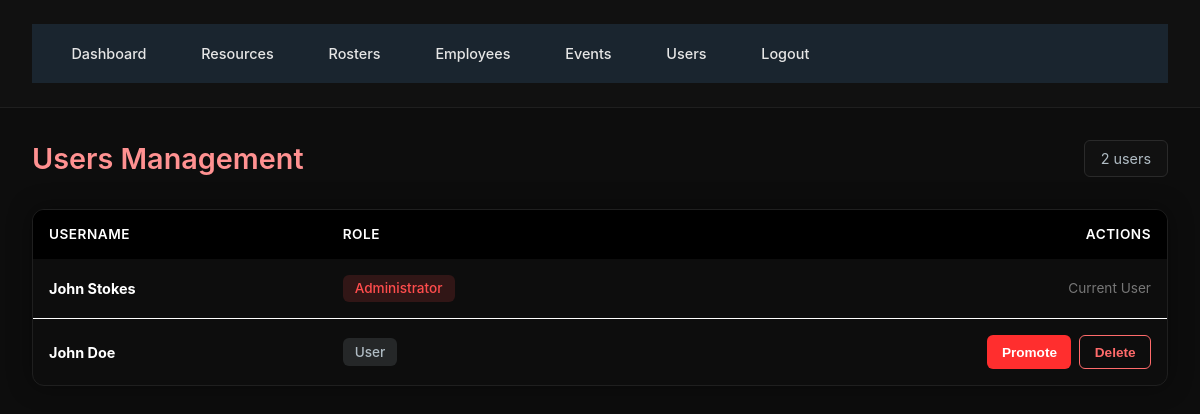
The app's page /users (signed in), older data.
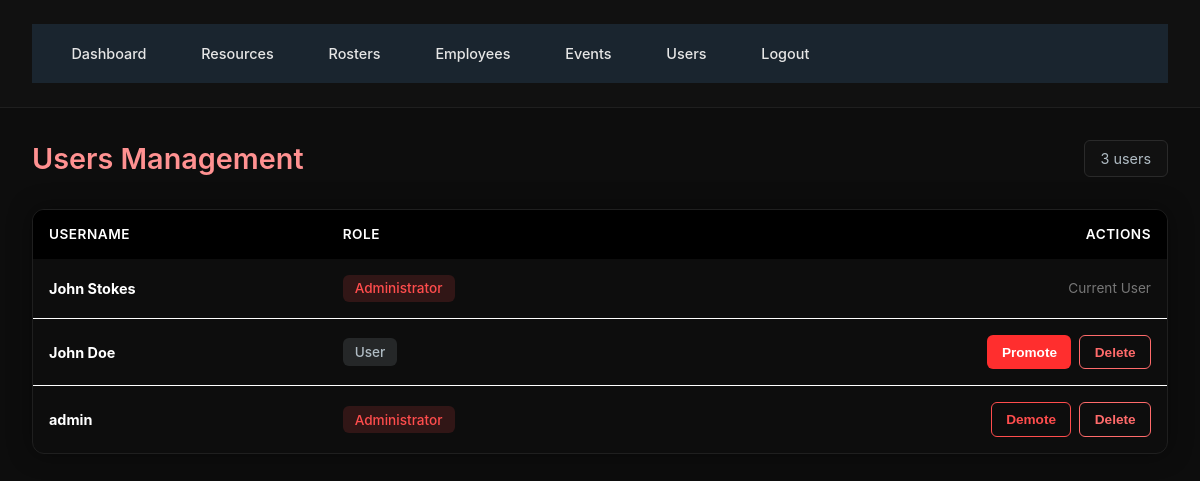
The same page, newer data.
### Database.py (models this page shows, shortened)
class User(UserMixin, db.Model):
    id = db.Column(db.Integer, primary_key=True)
    username = db.Column(db.String(120), unique=True, nullable=False)
    password_hash = db.Column(db.String(255), nullable=False)
    is_admin = db.Column(db.Boolean, default=False)
    employee_id = db.Column(db.Integer, db.ForeignKey('employee.id'))
    employee = db.relationship('Employee', backref='user', uselist=False)

### app.py (the view)
    @app.route('/users')
    @login_required
    @admin_required
    def users():
        return render_template('users.html', users=User.query.all())

### app.py (called while the page is built)
def admin_required(f):
    @wraps(f)
    def wrapper(*args, **kwargs):
        if not current_user.is_admin:
            abort(403)
        return f(*args, **kwargs)
    return wrapper

### Templates/users.html (shortened to what this page needs)
{% extends "base.html" %}
{% block content %}
<div class="page-header">
  <h2 class="page-title">Users Management</h2>
  <span class="users-count">{{ users|length }} users</span>
</div>
{% if users %}
<div class="table-wrapper">
  <table>
    <thead>
      <tr>
        <th>Username</th>
        <th>Role</th>
        <th style="text-align:right;">Actions</th>
      </tr>
    </thead>
    <tbody>
      {% for u in users %}
      <tr>
        <td><strong>{{ u.username }}</strong></td>
        <td>
          {% if u.is_admin %}
            <span class="admin-badge">Administrator</span>
          {% else %}
            <span class="user-badge">User</span>
          {% endif %}
        </td>
        <td>
          <div class="actions-cell">
            {% if u.id != current_user.id %}
              {% if u.is_admin %}
                <button type="button"
                        class="btn-action btn-demote"
                        data-username="{{ u.username }}"
                        data-user-id="{{ u.id }}"
                        onclick="confirmDemote(this)">
                  Demote
                </button>
              {% else %}
                <button type="button"
                        class="btn-action btn-promote"
                        data-username="{{ u.username }}"
                        data-user-id="{{ u.id }}"
                        onclick="confirmPromote(this)">
                  Promote
                </button>
              {% endif %}
              <button type="button"
                      class="btn-action btn-delete"
                      data-username="{{ u.username }}"
                      data-user-id="{{ u.id }}"
                      onclick="confirmDelete(this)">
                Delete
              </button>
            {% else %}
              <span style="color:#777; font-size:0.85rem;">Current User</span>
            {% endif %}
          </div>
        </td>
      </tr>
      {% endfor %}
    </tbody>
  </table>
</div>
{% else %}
<div class="empty-state">
  No users found.
</div>
{% endif %}
{% endblock %}

### Templates/base.html (shortened to what this page needs)
<!doctype html>
<html lang="en">
<head>
  <link rel="stylesheet" href="{{ url_for('static', filename='css/styles.css') }}">
</head>
<body>
<header>
  {% if current_user.is_authenticated %}
  <nav>
    <a href="{{ url_for('index') }}">Dashboard</a>
    <a href="{{ url_for('resources') }}">Resources</a>
    <a href="{{ url_for('rosters') }}">Rosters</a>
    {% if current_user.is_admin %}
      <a href="{{ url_for('employees_overview') }}">Employees</a>
      <a href="{{ url_for('events') }}">Events</a>
      <a href="{{ url_for('users') }}">Users</a>
    {% endif %}
    <a href="{{ url_for('logout') }}">Logout</a>
  </nav>
  {% endif %}
</header>
<main>
  {% block content %}{% endblock %}
</main>
</body>
</html>

### Static/Css/styles.css (style rules this page uses)
* { margin: 0; padding: 0; box-sizing: border-box; }
body { font-family: '72', 'SAP Sans', system-ui, sans-serif; background-color: #000000; color: #e0e0e0; }
header { background: #1a252f; color: white; padding: 0; border-bottom: 1px solid #2d3f4d; }
.page-header .page-title { color: #ff9191; }
nav { display: flex; align-items: center; padding: 0.75rem 1.5rem; background: #1a252f; gap: 1.5rem; }
nav a { color: #b0bcc4; text-decoration: none; font-size: 0.9rem; padding: 0.5rem 0.75rem; border-radius: 4px; transition: all 0.2s; }
main { padding: 1.5rem; }
.page-header { display: flex; justify-content: space-between; align-items: center; margin-bottom: 1.5rem; }
.page-title { font-size: 1.5rem; font-weight: 500; color: #0dccff; }
.table-wrapper { background: #000000; border: 1px solid #000000; border-radius: 4px; overflow: hidden; }
table { width: 100%; border-collapse: collapse; }
table thead { background: #000000; border-bottom: 1px solid #000000; }
table th { padding: 1rem; text-align: left; font-weight: 600; color: #ffffff; font-size: 0.85rem; text-transform: uppercase; letter-spacing: 0.5px; }
table td { padding: 1rem; border-bottom: 1px solid #ffffff; color: #ffffff; font-size: 0.9rem; }
table tbody tr { transition: background 0.15s; }
table tbody tr:last-child td { border-bottom: none; }

### Templates/base.html (style rules this page uses)
body { background: #0d0d0d; color: #e6e6e6; font-family: "Inter", "Segoe UI", sans-serif; margin: 0; padding: 0; }
header { background: #111; border-bottom: 1px solid #1f1f1f; padding: 1.5rem 2rem; display: flex; flex-direction: column; gap: 1rem; }
nav { display: flex; gap: 1.5rem; flex-wrap: wrap; }
nav a { color: #e6e6e6; text-decoration: none; font-weight: 500; padding: 0.5rem 0.9rem; border-radius: 6px; transition: 0.2s ease; border: 1px solid transparent; }
main { padding: 2rem; max-width: 1400px; margin: auto; }

### Templates/users.html (style rules this page uses)
.page-header { display: flex; justify-content: space-between; align-items: center; margin-bottom: 2rem; }
.page-title { font-size: 1.8rem; font-weight: 600; color: #ffffff; }
.users-count { background: #111; border: 1px solid #2a2a2a; padding: 0.55rem 1rem; border-radius: 6px; color: #b0bcc4; font-size: 0.9rem; }
.table-wrapper { background: #0d0d0d; border: 1px solid #1f1f1f; border-radius: 12px; overflow: hidden; box-shadow: 0 0 25px rgba(0,0,0,0.4); }
table { width: 100%; border-collapse: collapse; }
thead { background: #111; border-bottom: 1px solid #1f1f1f; }
th { padding: 1rem; text-align: left; color: #b0bcc4; font-size: 0.85rem; text-transform: uppercase; letter-spacing: 0.05em; font-weight: 600; }
td { padding: 1rem; border-bottom: 1px solid #1f1f1f; color: #e0e0e0; font-size: 0.95rem; }
tbody tr { transition: background 0.15s; }
tbody tr:last-child td { border-bottom: none; }
.admin-badge, .user-badge { display: inline-flex; align-items: center; padding: 0.35rem 0.75rem; border-radius: 6px; font-size: 0.85rem; font-weight: 500; }
.admin-badge { background: rgba(255, 77, 77, 0.15); color: #ff4d4d; }
.user-badge { background: rgba(176, 188, 196, 0.15); color: #b0bcc4; }
.actions-cell { display: flex; justify-content: flex-end; gap: 0.5rem; }
.btn-action { padding: 0.55rem 0.9rem; border-radius: 6px; font-size: 0.85rem; font-weight: 600; cursor: pointer; border: none; transition: 0.2s; }
.btn-promote { background: #ff2e2e; color: #fff; }
.btn-demote { background: transparent; border: 1px solid #ff4d4d; color: #ff4d4d; }
.btn-delete { background: transparent; border: 1px solid #ff6b6b; color: #ff6b6b; }

Row changes from the older to the newer data that the page shows:
added User: username "admin", is_admin "Administrator"
Text that changed along with them:
{{ users|length }}: "2" → "3"
